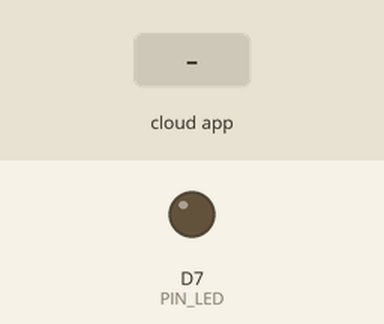
Simulated run of this sketch. Board: ESP8266 (NodeMCU). Shown: output pins drawn as LEDs (lit = HIGH). Inputs (shaded band) come from the test bench. The RemoteXY app is connected.

Above: at 1.2 s.
1.3 s: the phone or cloud app sets led to 1
At 2.4 s:
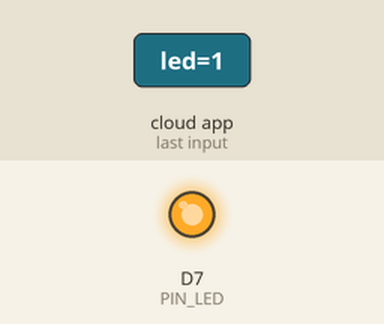
2.8 s: the phone or cloud app sets led to 0
At 3.6 s:
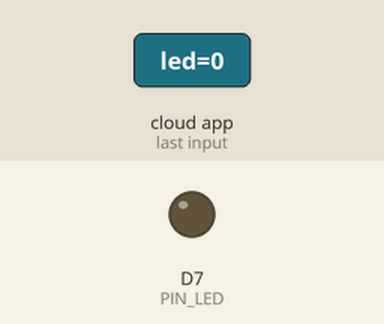
Timing chart, 0 to 5.8 s (numbered marks = the images above; inputs shaded):
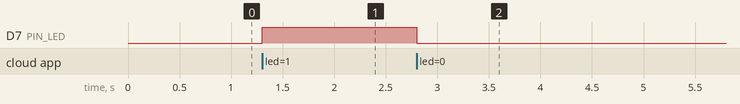

The sketch:

FinalFire.ino
```cpp
#define REMOTEXY_MODE__ESP8266WIFI_LIB_CLOUD
#include <ESP8266WiFi.h>
#include <RemoteXY.h>

// RemoteXY connection settings
#define REMOTEXY_WIFI_SSID "Realme 8"
#define REMOTEXY_WIFI_PASSWORD "########"
#define REMOTEXY_CLOUD_SERVER "cloud.remotexy.com"
#define REMOTEXY_CLOUD_PORT 6376
#define REMOTEXY_CLOUD_TOKEN "6af3530c77e88fc3e74105eab5dc4a37"


// RemoteXY configurate
#pragma pack(push, 1)
uint8_t RemoteXY_CONF[] =   // 61 bytes
  { 255,1,0,21,0,54,0,16,166,1,2,1,16,32,31,16,148,8,31,31,
  79,78,0,79,70,70,0,130,1,7,6,50,11,162,129,0,10,7,44,9,
  50,70,105,114,101,32,65,108,97,114,109,0,67,5,2,64,59,9,36,26,
  21 };

// this structure defines all the variables and events of your control interface
struct {

    // input variables
  uint8_t led; // =1 if switch ON and =0 if OFF

    // output variables
  char indicator[21];  // string UTF8 end zero

    // other variable
  uint8_t connect_flag;  // =1 if wire connected, else =0

} RemoteXY;
#pragma pack(pop)

/////////////////////////////////////////////
//           END RemoteXY include          //
/////////////////////////////////////////////

#define PIN_LED D7


void setup()
{
  RemoteXY_Init ();

  pinMode (PIN_LED, OUTPUT);

  // TODO you setup code

}

void loop()
{
  RemoteXY_Handler ();

  digitalWrite(PIN_LED, (RemoteXY.led==0)?LOW:HIGH);

  // TODO you loop code
  // use the RemoteXY structure for data transfer
  // do not call delay()


}
```

Measured:
- after the input at 1.3 s, D7 (PIN_LED): LOW → HIGH at once
- after the input at 2.8 s, D7 (PIN_LED): HIGH → LOW at once
